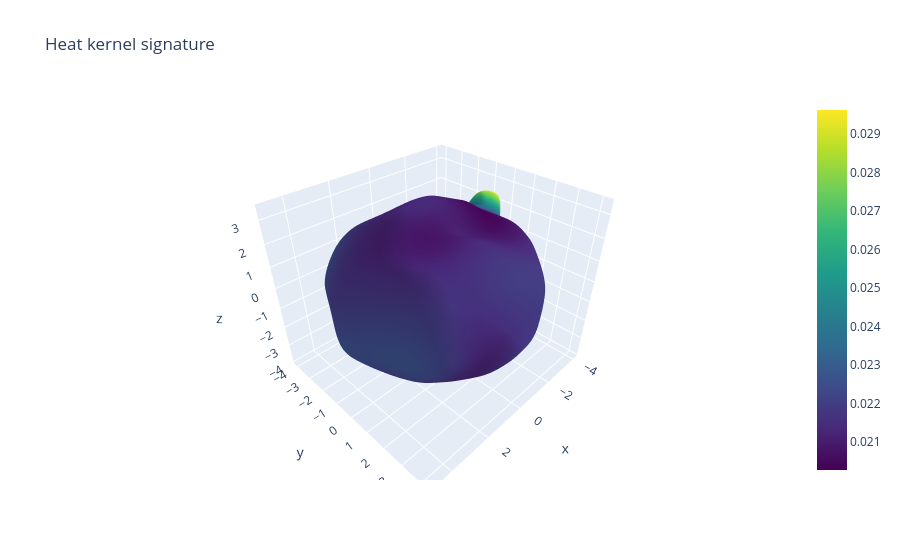

Notebook source saved alongside this figure:
### Code cell
hks = m.compute_hks_for_new_times(new_ts=[4.0], coeffs=False)
print(hks.shape)

fig = go.Figure(data=[
    go.Mesh3d(
        x=m.v[:,0], y=m.v[:,1], z=m.v[:,2],
        i=m.f[:,0], j=m.f[:,1], k=m.f[:,2],
        intensity=hks,
        colorscale='Viridis',
        showscale=True,   # adds colorbar
        name="Surface"
    )
])

fig.update_layout(
    scene=dict(aspectmode='data'),
    title="Heat kernel signature"
)

fig.show()

### Figure 1 — Plotly figure (JSON) as saved in the notebook; plotly's stock layout.template omitted (floating-point values rounded to 4 significant figures; data arrays with more than 128 entries replaced by an {"elided": "..."} marker saying what was removed)
{"data": [{"colorscale": [[0, "#440154"], [0.1111, "#482878"], [0.2222, "#3e4989"], [0.3333, "#31688e"], [0.4444, "#26828e"], [0.5556, "#1f9e89"], [0.6667, "#35b779"], [0.7778, "#6ece58"], [0.8889, "#b5de2b"], [1, "#fde725"]], "i": {"elided": "35996 int values"}, "intensity": {"elided": "18000x1 float values"}, "j": {"elided": "35996 int values"}, "k": {"elided": "35996 int values"}, "name": "Surface", "showscale": true, "type": "mesh3d", "x": {"elided": "18000 float values"}, "y": {"elided": "18000 float values"}, "z": {"elided": "18000 float values"}}], "layout": {"scene": {"aspectmode": "data"}, "title": {"text": "Heat kernel signature"}}}
